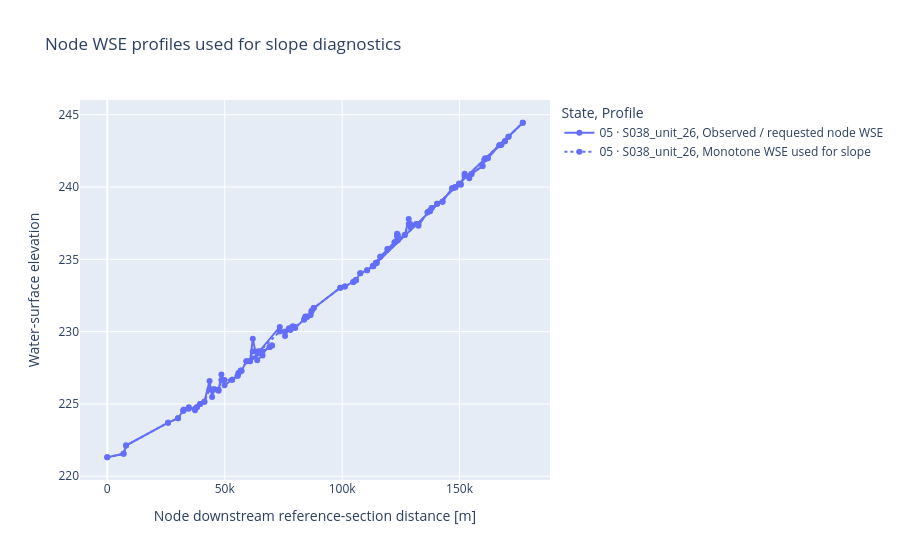

The code cell stored with this chart in its notebook:
### Code cell
fig = plot_slope_profiles(node_df)
fig.show()
